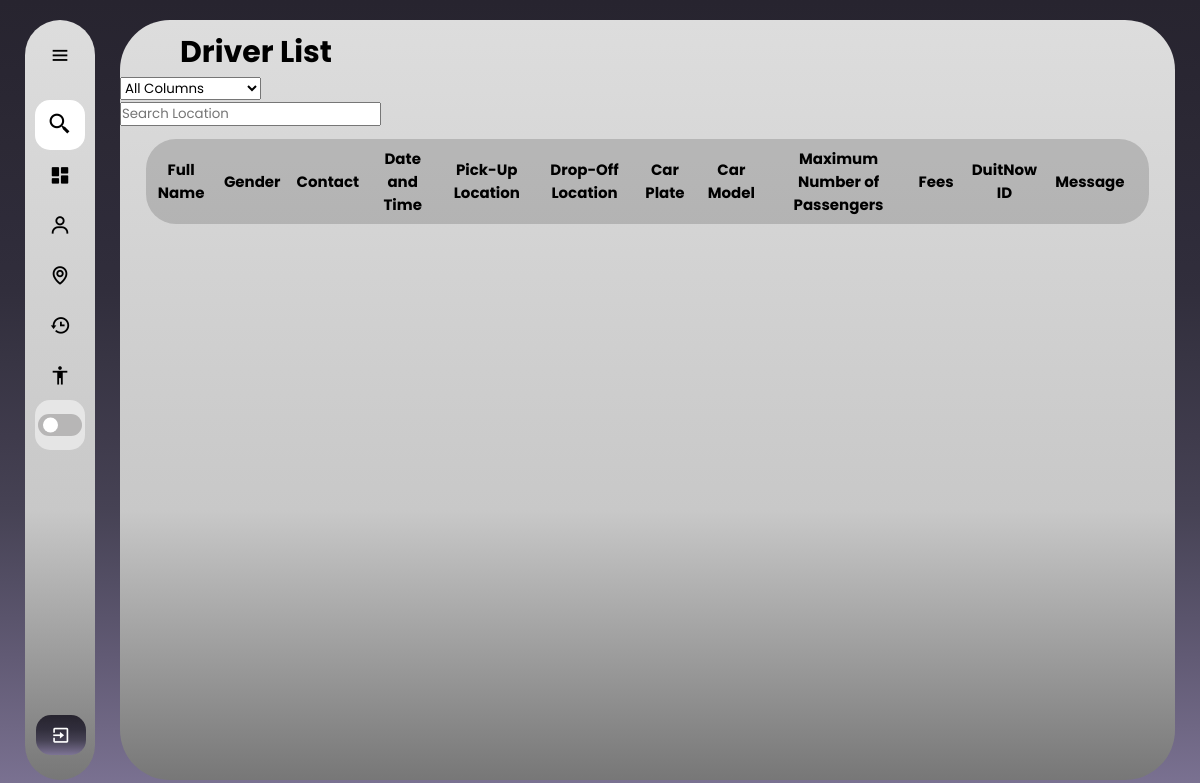
Before: /drivers_list (signed in) with the older database file.
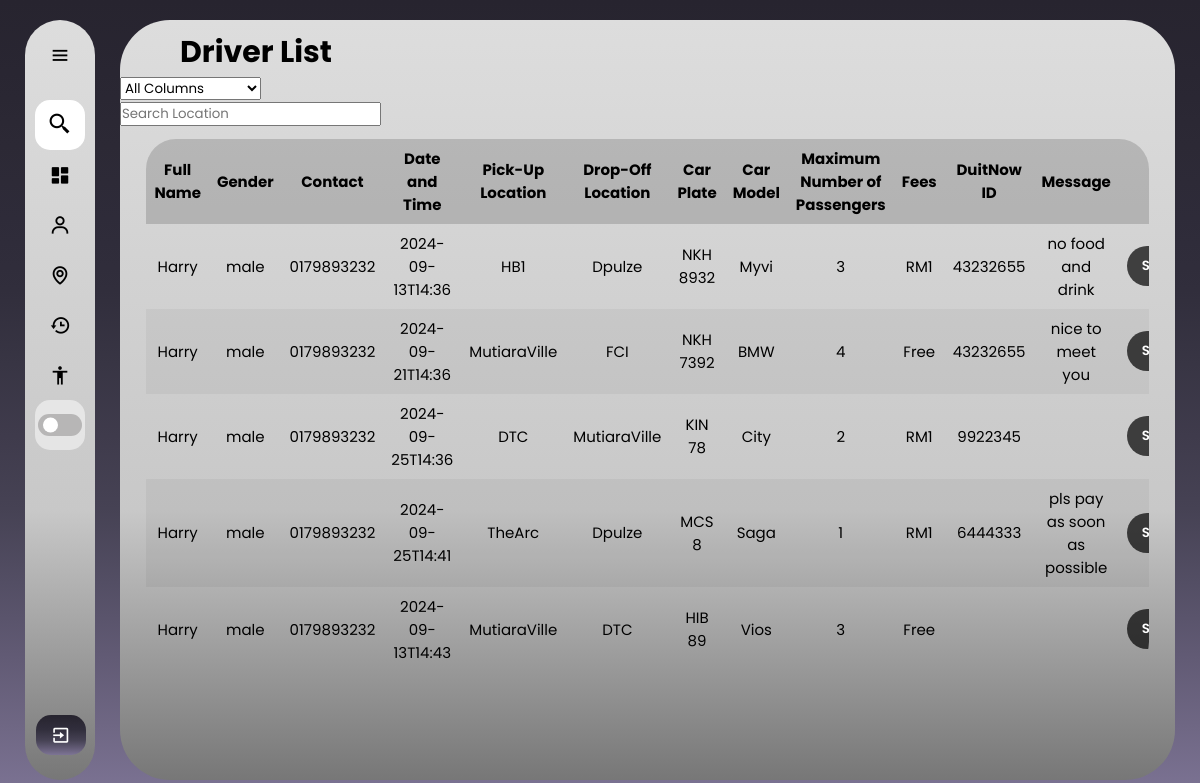
After: the same page with the newer database file.
### web/models.py (models this page shows)
class Profile(db.Model):
    id = db.Column(db.Integer, primary_key=True)
    fullName = db.Column(db.String(150))
    gender = db.Column(db.String(100), nullable=False)
    contact = db.Column(db.String(15), nullable=False)
    profile_pic = db.Column(db.String(200), default="default.jpg")  # Make sure this column is present
    user_id = db.Column(db.Integer, db.ForeignKey('user.id'), nullable=False)
    birthyear = db.Column(db.String(15), nullable=False)

class Driverspost(db.Model):
    id = db.Column(db.Integer, primary_key=True)
    dateandTime = db.Column(db.String(10), nullable=False)
    pickup = db.Column(db.String(100), nullable=False)
    dropoff = db.Column(db.String(100), nullable=False)
    carplate = db.Column(db.String(100), nullable=False)
    carmodel = db.Column(db.String(100), nullable=False)
    totalperson = db.Column(db.Integer, nullable=False)
    fees = db.Column(db.String(100), nullable=False)
    duitnowid = db.Column(db.String(100), nullable=False)
    message = db.Column(db.String(100), nullable=False)
    status = db.Column(db.String(20), nullable=False, default='ongoing')
    user_id = db.Column(db.Integer, db.ForeignKey('user.id'), nullable=False)
    passenger_matches = db.relationship('PassengerMatch', foreign_keys='PassengerMatch.driver_id', backref='driver_post', lazy=True)

### web/routes.py (the view)
@bp.route('/drivers_list')
@login_required
def drivers_list():
    drivers = Driverspost.query.filter_by(status='ongoing')
    profiles = Profile.query.all()
    profile_dict = {profile.user_id: profile for profile in profiles}
    profile = Profile.query.filter_by(user_id=current_user.id).first()
    return render_template('drivers_list.html', drivers=drivers, profile_dict=profile_dict,profile=profile)

### web/templates/drivers_list.html (shortened to what this page needs)
{% extends "base_passenger.html" %}
{% block content %}
<!DOCTYPE html>
<html lang="en">
<head>
    <link rel="stylesheet" href="../static/drivers_list.css">
</head>
<body>
    <main class="table">
        <section class="table_header">
            <h1>Driver List</h1>
        </section>
        <div class="search">
            <div class="selection">
                <select id="columnSelect">
                    <option value="all">All Columns</option>
                </select>
            </div>
            <div class="searchbar">
                <input id="columnSearch" type="text" placeholder="Search Location">
            </div>
        </div>
        <section class="table_body">
            <table border="1" id="myTable">
                <thead>
                <tr>
                    <th>Full Name</th>
                    <th>Gender</th>
                    <th>Contact</th>
                    <th>Date and Time</th>
                    <th>Pick-Up Location</th>
                    <th>Drop-Off Location</th>
                    <th>Car Plate</th>
                    <th>Car Model</th>
                    <th>Maximum Number of Passengers</th>
                    <th>Fees</th>
                    <th>DuitNow ID</th>
                    <th>Message</th>
                    <th></th>
                </tr>
                </thead>
                <tbody>
                {% for driver in drivers %}
                <tr>
                    <td>{{ profile_dict[driver.user_id].fullName if profile_dict[driver.user_id] else 'N/A' }}</td>
                    <td>{{ profile_dict[driver.user_id].gender if profile_dict[driver.user_id] else 'N/A' }}</td>
                    <td>{{ profile_dict[driver.user_id].contact if profile_dict[driver.user_id] else 'N/A' }}</td>
                    <td>{{ driver.dateandTime }}</td>
                    <td>{{ driver.pickup }}</td>
                    <td>{{ driver.dropoff }}</td>
                    <td>{{ driver.carplate }}</td>
                    <td>{{ driver.carmodel }}</td>
                    <td>{{ driver.totalperson }}</td>
                    <td>{{ driver.fees }}</td>
                    <td>{{ driver.duitnowid }}</td>
                    <td>{{ driver.message }}</td>
                    <td><form action="{{ url_for('main.select_driver', driver_id=driver.id) }}" method="POST">
                            <input type="submit" value="Select Driver" class="btn">
                        </form>
                    </td>
                </tr>
                {% endfor %}
                </tbody>
            </table>
        </section>
    </main>
</body>
</html>
{% endblock %}

### web/templates/base_passenger.html (shortened to what this page needs)
<!DOCTYPE html>
<html>
  <head>
    <link rel="stylesheet" href="../static/sidebar.css">
    <link href='https://unpkg.com/boxicons@2.1.4/css/boxicons.min.css' rel='stylesheet'>
  </head>
<body>
    <div class="sidebar">
      <div class="logo_name">
        <i class='bx bx-menu' id="btn" ></i>
      </div>
      <ul class="nav_list">
        <li>
            <i class='bx bx-search-alt-2' ></i>
            <input type="text" id="sidebarSearch" placeholder="Search Location">
        </li>
        <li>
          <a href="{{ url_for('main.drivers_list') }}" >
            <i class='bx bxs-dashboard'></i>
          </a>
        </li>
        <li>
          <a href="{{ url_for('main.dashboard') }}" >
            <i class='bx bx-user'></i>
          </a>
        </li>
        <li>
          <a href="{{ url_for('main.googlemap') }}" >
            <i class='bx bx-map' ></i>
          </a>
        </li>
        <li>
          <a href="{{ url_for('main.booking_history') }}" >
            <i class='bx bx-history' ></i>
          </a>
        </li>
        <li>
          <a href="/chooseid">
            <i class='bx bx-body'></i>
          </a>
        </li>
        <li class="mode">
          <div class="moon-sun">
          </div>
          <div class="toggle-switch">
            <span class="switch"></span>
          </div>
        </li>
      </ul>
      <div class="profile_content">
        <div class="profile">
          <a href="/">
            <i class='bx bx-exit' id="logout" ></i>
          </a>
        </div>
      </div>
    </div>
    <div class="right_box">
        {% block content %}{% endblock %}
    </div>
  </body>
</html>

### web/static/sidebar.css (style rules this page uses)
* { margin: 0; padding: 0; box-sizing: border-box; font-family: "poppins"; }
:root { --background-color: linear-gradient(to bottom, #27242f, #292632, #2c2935, #2e2b39, #312e3c, #383544, #3f3b4c, #464254, #534e64, #615a74, #6f6784, #7d7495); --box-color: linear-gradient(180deg, #DDDDDD 0%, #C8C8C8 64.5%, #777777 100%); --text-color: black; --toggle-color: white; --mode-background: rgba(255, 255, 255, 0.5); --box-shadow: 5px 5px 10px rgba(0, 0, 0, 0.5); }
body { position: relative; min-height: 100vh; width: 100%; overflow: hidden; background: var(--background-color) fixed; }
.sidebar { position: fixed; top: 20px; bottom: 20px; left: 25px; width: 70px; background: var(--box-color); padding: 10px 10px; border-radius: 50px; transition: all 0.5s ease; }
.sidebar #btn { position: absolute; left: 50%; top: 10px; font-size: 22px; height: 50px; width: 50px; text-align: center; line-height: 50px; transform: translateX(-50%); color: var(--text-color); }
.sidebar ul { margin-top: 20px; }
.sidebar ul li { list-style: none; line-height: 50px; position: relative; height: 50px; width: 100%; }
.sidebar ul li input { position: absolute; height: 100%; width: 100%; left: 0; top: 0; border-radius: 15px; outline: none; border: none; background: var(--toggle-color); padding-left: 50px; font-size: 16px; color: var(--text-color); }
.sidebar ul li .bx-search-alt-2 { position: absolute; z-index: 100; height: 50px; min-width: 50px; line-height: 50px; text-align: center; font-size: 25px; transition: all 0.5s ease; color: var(--text-color); }
.sidebar ul li a { color: var(--text-color); display: flex; align-items: center; text-decoration: none; border-radius: 15px; white-space: nowrap; }
.sidebar ul li a i { font-size: 22px; height: 50px; min-width: 50px; line-height: 50px; text-align: center; transition: all 0.5s ease; }
.sidebar .nav_list .mode { background: var(--mode-background); border-radius: 15px; display: flex; align-items: center; position: relative; color: var(--text-color); position: relative; }
.sidebar .nav_list .mode .moon-sun { font-size: 22px; height: 50px; min-width: 50px; display: flex; align-items: center; justify-content: center; }
.sidebar .mode .toggle-switch { position: absolute; right: 3px; display: flex; align-items: center; justify-content: center; height: 100%; min-width: 45px; cursor: pointer; }
.toggle-switch .switch { position: relative; height: 22px; width: 44px; border-radius: 25px; background: #b7b6b6; }
.toggle-switch .switch::before { content: ''; position: absolute; height: 15px; width: 15px; border-radius: 50%; top: 50%; left: 5px; transform: translateY(-50%); background: var(--toggle-color); transition: all 0.5s ease; }
.sidebar .profile_content { position: absolute; color: white; bottom: 20px; left: 15px; width: 85%; }
.sidebar .profile_content .profile { position: relative; padding: 0 10px; height: 50px; border-radius: 15px; }
.profile #logout { color: var(--toggle-color); cursor: pointer; position: absolute; left: 35%; bottom: 5px; transform: translateX(-50%); min-width: 50px; line-height: 40px; font-size: 20px; border-radius: 15px; text-align: center; transition: all 0.4s ease; background: var(--background-color); }

Changed rows visible on the page:
added Driverspost: dateandTime "2024-09-13T14:36", pickup "HB1", dropoff "Dpulze", carplate "NKH 8932", carmodel "Myvi", totalperson "3", fees "RM1", duitnowid "43232655", message "no food and drink"
added Profile: fullName "Harry", gender "male", contact "0179893232"
added Driverspost: dateandTime "2024-09-21T14:36", pickup "MutiaraVille", dropoff "FCI", carplate "NKH 7392", carmodel "BMW", totalperson "4", fees "Free", duitnowid "43232655", message "nice to meet you"
added Driverspost: dateandTime "2024-09-25T14:36", pickup "DTC", dropoff "MutiaraVille", carplate "KIN 78", carmodel "City", totalperson "2", fees "RM1", duitnowid "9922345"
added Driverspost: dateandTime "2024-09-25T14:41", pickup "TheArc", dropoff "Dpulze", carplate "MCS 8", carmodel "Saga", totalperson "1", fees "RM1", duitnowid "6444333", message "pls pay as soon as possible"
added Driverspost: dateandTime "2024-09-13T14:43", pickup "MutiaraVille", dropoff "DTC", carplate "HIB 89", carmodel "Vios", totalperson "3", fees "Free"
